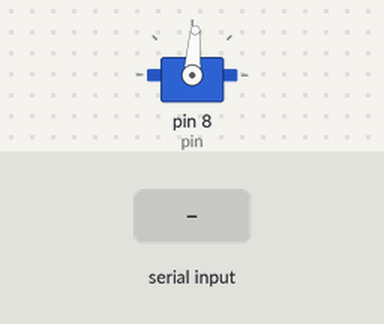
Bench run of a sketch on a simulated Arduino Uno, built with avr-gcc and run on an emulated ATmega328P. Shown: servo. The inputs (shaded band) are chosen by the test bench.

Above: at 1.2 s.
1.3 s: "u" received over Serial
At 2.5 s:
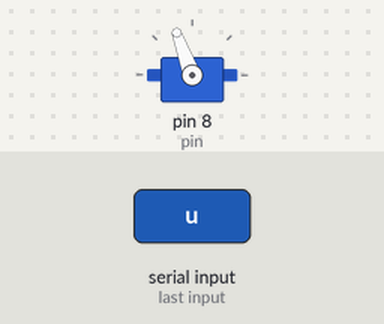
2.8 s: "d" received over Serial
At 3.8 s:
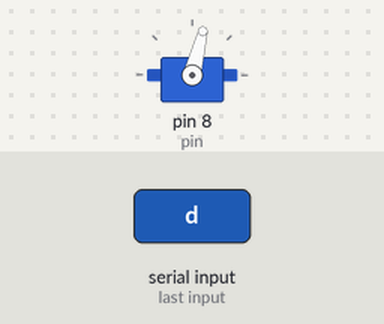
4.3 s: "s" received over Serial
At 5.0 s:
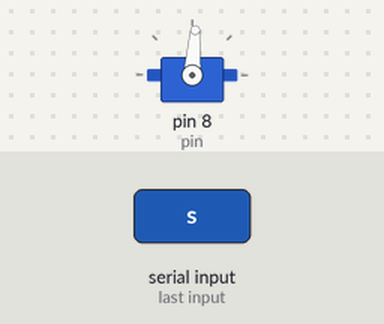
Timing chart, 0 to 7.3 s (numbered marks = the images above; inputs shaded):
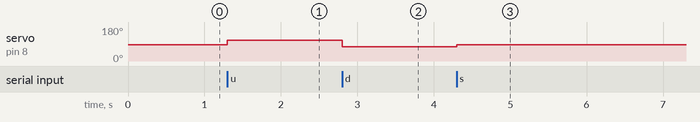

Measured:
- after the input at 1.3 s, servo on pin 8 (pin): 86° → 110° at once
- after the input at 2.8 s, servo on pin 8 (pin): 110° → 76° at once
- after the input at 4.3 s, servo on pin 8 (pin): 76° → 86° at once

The sketch:

switchJack_by_servo.ino
```cpp
#include <Servo.h>
#define pin 8

#define UP 110
#define DOWN 76
#define STOP 86
Servo myServo;
char str;

void setup() {
  // put your setup code here, to run once:
  myServo.attach(pin);
  myServo.write(STOP);
  Serial.begin(9600);
}

void loop() {
  // put your main code here, to run repeatedly:
  //  test();
  str = "";
  if (Serial.available()) {
    str = Serial.read();
  }
  if (str == 'u') {
    //up
    myServo.write(UP);
  }
  if (str == 'd') {
    //down
    myServo.write(DOWN);
  }
  if (str == 's') {
    //stop
    myServo.write(STOP);
  }
}

void test() {
  myServo.write(78);
  delay(1000);
  myServo.write(90);
  delay(1000);
  myServo.write(110);
  delay(1000);
  myServo.write(90);
  delay(1000);
}
```
